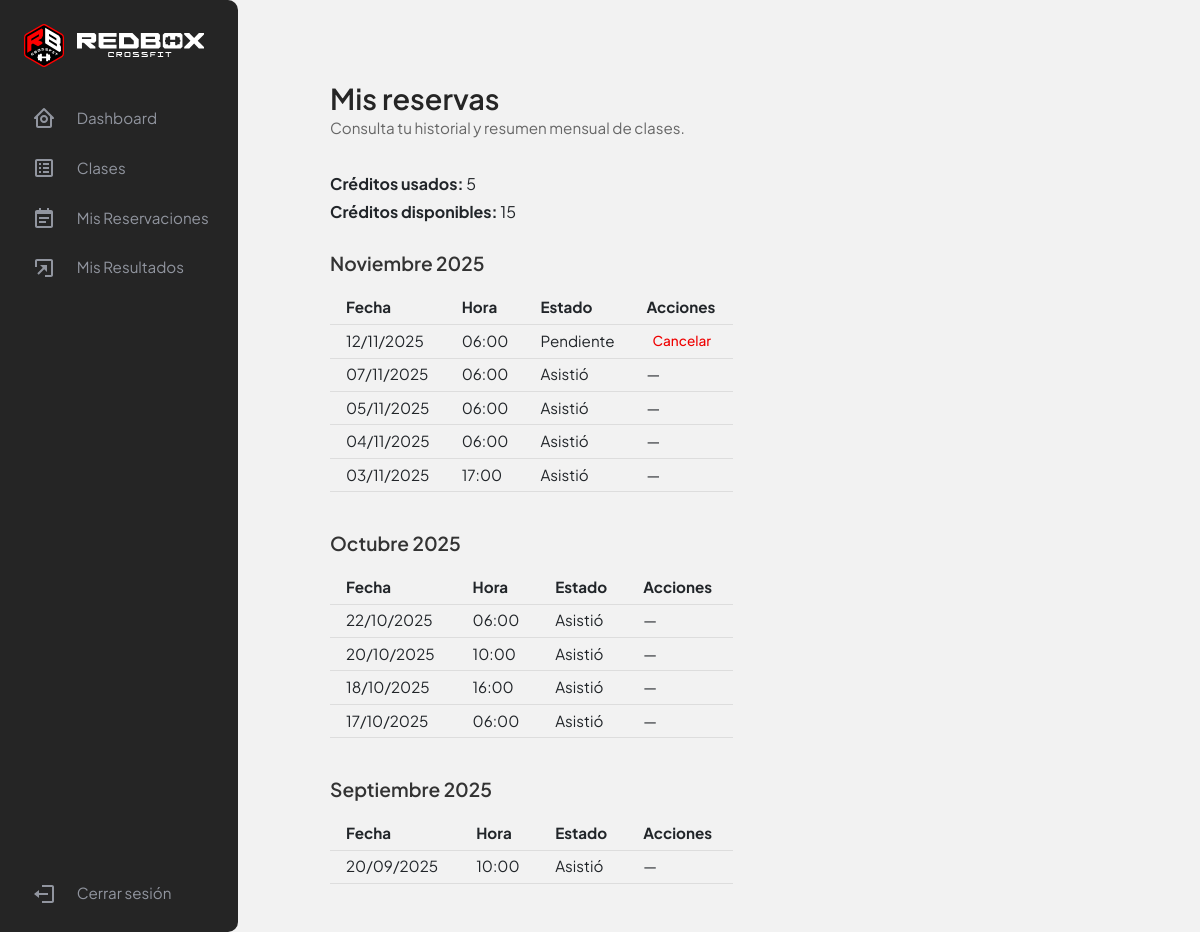
Page /myreservations/ (signed in) on the committed database.
### tasks/models.py (models this page shows, shortened)
class Reservation(models.Model):
    user = models.ForeignKey(User, on_delete=models.CASCADE)
    date = models.DateField()
    time_slot = models.TimeField()

### tasks/views.py (the view)
# urls.py: path('myreservations/', views.myreservations, name='myreservations'),
@login_required
def myreservations(request):
    hoy = timezone.localdate()
    ahora = timezone.localtime()
    reservas = Reservation.objects.filter(
        user=request.user).order_by('-date', '-time_slot')
    reservas_por_mes = defaultdict(list)
    for r in reservas:
        fecha_hora = datetime.combine(r.date, r.time_slot)
        if timezone.is_naive(fecha_hora):
            fecha_hora = timezone.make_aware(fecha_hora)
        if hasattr(r, 'cancelada') and r.cancelada:
            estado = "Cancelada"
        elif fecha_hora < ahora:
            estado = "Asistió"
        else:
            estado = "Pendiente"
        mes = date_format(r.date, "F Y", use_l10n=True)
        reservas_por_mes[mes].append({
            'id': r.id,
            'fecha': r.date,
            'hora': r.time_slot,
            'estado': estado
        })
    reservas_mes = reservas.filter(date__month=hoy.month, date__year=hoy.year)
    creditos_usados = reservas_mes.count()
    request.user.profile.refresh_from_db()
    creditos_disponibles = request.user.profile.creditos
    return render(request, 'myreservations.html', {
        'reservas_por_mes': dict(reservas_por_mes),
        'creditos_usados': creditos_usados,
        'creditos_disponibles': creditos_disponibles,
    })

### tasks/templates/myreservations.html (shortened to what this page needs)
{% extends 'base.html' %}
{% load static %}
{% block content %}
<div class="gestion-roles-container mt-5">
    <h2 class="section-title">Mis reservas</h2>
    <p class="section-description mb-4">Consulta tu historial y resumen mensual de clases.</p>
    <div class="resumen-mensual mt-2">
        <div class="card-resumen">
            <p><strong>Créditos usados:</strong> {{ creditos_usados }}</p>
            <p><strong>Créditos disponibles:</strong> {{ creditos_disponibles }}</p>
        </div>
    </div>
    {% for mes, reservas in reservas_por_mes.items %}
    <h4 class="section-subtitle mt-4 mb-0">{{ mes|capfirst }}</h4>
    <div class="tabla-usuarios-wrapper mb-3">
        <table class="tabla-usuarios">
            <thead>
                <tr>
                    <th>Fecha</th>
                    <th>Hora</th>
                    <th>Estado</th>
                    <th>Acciones</th>
                </tr>
            </thead>
            <tbody>
                {% for r in reservas %}
                <tr>
                    <td>{{ r.fecha|date:"d/m/Y" }}</td>
                    <td>{{ r.hora|time:"H:i" }}</td>
                    <td>{{ r.estado }}</td>
                    <td class="text-start">
                        {% if r.estado == "Pendiente" %}
                        <form method="post" action="{% url 'cancelar_reserva' r.id %}" style="text-align: left;">
                            <button type="submit" class="btn-cancelar"
                                onclick="return confirm('¿Estás seguro que deseas cancelar esta reserva?')">Cancelar</button>
                        </form>
                        {% else %}
                        —
                        {% endif %}
                    </td>
                </tr>
                {% endfor %}
            </tbody>
        </table>
    </div>
    {% empty %}
    <p class="section-description">No tienes reservas registradas aún.</p>
    {% endfor %}
</div>
{% endblock %}

### tasks/static/styles.css (style rules this page uses)
html, body { padding: 0; margin: 0; height: 100%; min-height: 100vh; overflow-x: auto; }
body { font-family: "Plus Jakarta Sans", sans-serif; background: #F2F2F2; background-size: cover; display: flex; flex-direction: row; height: 100vh; overflow: hidden; }
.section-title { margin-bottom: 0rem; font-size: 1.8rem; font-weight: 600; color: #252525; line-height: 1.3; font-family: inherit; }
.section-description { margin-top: 0; font-size: 1rem; color: #666; margin-bottom: 0rem; line-height: 1.5; font-family: inherit; }
.btn-cancelar { background-color: transparent; color: #EF0000; border: none; font-size: 0.85rem; font-weight: 500; cursor: pointer; text-decoration: none; }
.gestion-roles-container { display: flex; flex-direction: column; padding: 1rem; margin-left: 0; width: fit-content; max-width: 100%; }
.tabla-usuarios { width: 100%; border-collapse: collapse; font-size: 0.95rem; margin-top: 1rem; table-layout: auto; }
.tabla-usuarios th, .tabla-usuarios td { padding: 0.3rem 1rem; border-bottom: 1px solid #ddd; vertical-align: middle; }
.card-resumen p { margin-bottom: 4px; }
.section-subtitle { font-size: 1.2rem; font-weight: 600; margin-bottom: 0.5rem; color: #333; }
.section-description { font-size: 0.95rem; color: #666; }
.tabla-usuarios-wrapper { display: inline-block; width: auto; }

### rows in the picture
Reservation: fecha "12/11/2025", hora "06:00"
Reservation: fecha "07/11/2025", hora "06:00"
Reservation: fecha "05/11/2025", hora "06:00"
Reservation: fecha "04/11/2025", hora "06:00"
Reservation: fecha "03/11/2025", hora "17:00"
Reservation: fecha "22/10/2025", hora "06:00"
Reservation: fecha "20/10/2025", hora "10:00"
Reservation: fecha "18/10/2025", hora "16:00"
Reservation: fecha "17/10/2025", hora "06:00"
Reservation: fecha "20/09/2025", hora "10:00"

### other values in the picture
{{ creditos_usados }} "5"
{{ creditos_disponibles }} "15"
{{ mes|capfirst }} "Noviembre 2025" "Octubre 2025" "Septiembre 2025"
{{ r.estado }} "Pendiente" "Asistió" "Asistió" "Asistió" "Asistió" "Asistió" "Asistió" "Asistió" "Asistió" "Asistió"
